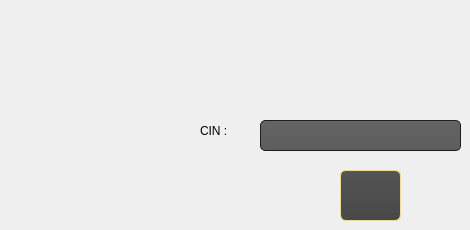
      <widget class="QWidget" name="tab_12">
       <attribute name="title">
        <string>Supprimer un employé</string>
       </attribute>
       <widget class="QLabel" name="label_CinSuppression">
        <property name="geometry">
         <rect>
          <x>200</x>
          <y>120</y>
          <width>111</width>
          <height>21</height>
         </rect>
        </property>
        <property name="text">
         <string>CIN :</string>
        </property>
       </widget>
       <widget class="QLineEdit" name="lineEdit_CinSuppression">
        <property name="geometry">
         <rect>
          <x>260</x>
          <y>120</y>
          <width>201</width>
          <height>31</height>
         </rect>
        </property>
        <property name="styleSheet">
         <string notr="true">QToolTip
{
     border: 1px solid black;
     background-color: #ffa02f;
     padding: 1px;
     border-radius: 3px;
     opacity: 100;
}

QWidget
{
    color: #b1b1b1;
    background-color: #323232;
}

QWidget:item:hover
{
    background-color: QLinearGradient( x1: 0, y1: 0, x2: 0, y2: 1, stop: 0 #ffa02f, stop: 1 #ca0619);
    color: #ffde59;
}

QWidget:item:selected
{
    background-color: QLinearGradient( x1: 0, y1: 0, x2: 0, y2: 1, stop: 0 #ffde59, stop: 1 #ffde59);
}

QMenuBar::item
{
    background: transparent;
}

QMenuBar::item:selected
{
    background: transparent;
    border: 1px solid #ffaa00;
}

QMenuBar::item:pressed
{
    background: #ffde59;
    border: 1px solid #000;
    background-color: QLinearGradient(
        x1:0, y1:0,
        x2:0, y2:1,
        stop:1 #212121,
        stop:0.4 #343434/*,
        stop:0.2 #343434,
        stop:0.1 #ffaa00*/
    );
    margin-bottom:-1px;
    padding-bottom:1px;
}

QMenu
{
    border: 1px solid #000;
}

QMenu::item
{
    padding: 2px 20px 2px 20px;
}

QMenu::item:selected
{
    color: #000000;
}

QWidget:disabled
{
    color: #404040;
    background-color: #323232;
}

QAbstractItemView
{
    background-color: QLinearGradient( x1: 0, y1: 0, x2: 0, y2: 1, stop: 0 #4d4d4d, stop: 0.1 #646464, stop: 1 #5d5d5d);
}

QWidget:focus
{
    /*border: 2px solid QLinearGradient( x1: 0, y1: 0, x2: 0, y2: 1, stop: 0 #ffa02f, stop: 1 #d7801a);*/
}

QLineEdit
{
    background-color: QLinearGradient( x1: 0, y1: 0, x2: 0, y2: 1, stop: 0 #4d4d4d, stop: 0 #646464, stop: 1 #5d5d5d);
    padding: 1px;
    border-style: solid;
    border: 1px solid #1e1e1e;
    border-radius: 5;
}

QPushButton
{
    color: #b1b1b1;
    background-color: QLinearGradient( x1: 0, y1: 0, x2: 0, y2: 1, stop: 0 #565656, stop: 0.1 #525252, stop: 0.5 #4e4e4e, stop: 0.9 #4a4a4a, stop: 1 #464646);
    border-width: 1px;
    border-color: #ffde59;
    border-style: solid;
    border-radius: 6;
    padding: 3px;
    font-size: 12px;
    padding-left: 5px;
    padding-right: 5px;
}

QPushButton:pressed
{
    background-color: QLinearGradient( x1: 0, y1: 0, x2: 0, y2: 1, stop: 0 #2d2d2d, stop: 0.1 #2b2b2b, stop: 0.5 #292929, stop: 0.9 #282828, stop: 1 #252525);
}

QComboBox
{
    selection-background-color: #ffaa00;
    background-color: QLinearGradient( x1: 0, y1: 0, x2: 0, y2: 1, stop: 0 #565656, stop: 0.1 #525252, stop: 0.5 #4e4e4e, stop: 0.9 #4a4a4a, stop: 1 #464646);
    border-style: solid;
    border: 1px solid #1e1e1e;
    border-radius: 5;
}

QComboBox:hover,QPushButton:hover
{
    border: 2px solid QLinearGradient( x1: 0, y1: 0, x2: 0, y2: 1, stop: 0 #ffa02f, stop: 1 #d7801a);
}


QComboBox:on
{
    padding-top: 3px;
    padding-left: 4px;
    background-color: QLinearGradient( x1: 0, y1: 0, x2: 0, y2: 1, stop: 0 #2d2d2d, stop: 0.1 #2b2b2b, stop: 0.5 #292929, stop: 0.9 #282828, stop: 1 #252525);
    selection-background-color: #ffaa00;
}

QComboBox QAbstractItemView
{
    border: 2px solid darkgray;
    selection-background-color: QLinearGradient( x1: 0, y1: 0, x2: 0, y2: 1, stop: 0 #ffa02f, stop: 1 #d7801a);
}

QComboBox::drop-down
{
     subcontrol-origin: padding;
     subcontrol-position: top right;
     width: 15px;

     border-left-width: 0px;
     border-left-color: darkgray;
     border-left-style: solid; /* just a single line */
     border-top-right-radius: 3px; /* same radius as the QComboBox */
     border-bottom-right-radius: 3px;
 }

QComboBox::down-arrow
{
     image: url(:/down_arrow.png);
}

QGroupBox:focus
{
border: 2px solid QLinearGradient( x1: 0, y1: 0, x2: 0, y2: 1, stop: 0 #ffa02f, stop: 1 #d7801a);
}

QTextEdit:focus
{
    border: 2px solid QLinearGradient( x1: 0, y1: 0, x2: 0, y2: 1, stop: 0 #ffa02f, stop: 1 #d7801a);
}

QScrollBar:horizontal {
     border: 1px solid #222222;
     background: QLinearGradient( x1: 0, y1: 0, x2: 0, y2: 1, stop: 0.0 #ffde59, stop: 0.2 #ffde59, stop: 1 #ffde59);
     height: 7px;
     margin: 0px 16px 0 16px;
}

QScrollBar::handle:horizontal
{
      background: QLinearGradient( x1: 0, y1: 0, x2: 1, y2: 0, stop: 0 #ffde59, stop: 0.5 #ffde59, stop: 1 #ffde59);
      min-height: 20px;
      border-radius: 2px;
}

QScrollBar::add-line:horizontal {
      border: 1px solid #1b1b19;
      border-radius: 2px;
      background: QLinearGradient( x1: 0, y1: 0, x2: 1, y2: 0, stop: 0 #ffde59, stop: 1 #ffde59);
      width: 14px;
      subcontrol-position: right;
      subcontrol-origin: margin;
}

QScrollBar::sub-line:horizontal {
      border: 1px solid #1b1b19;
      border-radius: 2px;
      background: QLinearGradient( x1: 0, y1: 0, x2: 1, y2: 0, stop: 0 #ffa02f, stop: 1 #d7801a);
      width: 14px;
     subcontrol-position: left;
     subcontrol-origin: margin;
}

QScrollBar::right-arrow:horizontal, QScrollBar::left-arrow:horizontal
{
      border: 1px solid black;
      width: 1px;
      height: 1px;
      background: white;
}

QScrollBar::add-page:horizontal, QScrollBar::sub-page:horizontal
{
      background: none;
}

QScrollBar:vertical
{
      background: QLinearGradient( x1: 0, y1: 0, x2: 1, y2: 0, stop: 0.0 #ffde59, stop: 0.2 #282828, stop: 1 #484848);
      width: 7px;
      margin: 16px 0 16px 0;
      border: 1px solid #222222;
}

QScrollBar::handle:vertical
{
      background: QLinearGradient( x1: 0, y1: 0, x2: 0, y2: 1, stop: 0 #ffde59, stop: 0.5 #d7801a, stop: 1 #ffde59);
      min-height: 20px;
      border-radius: 2px;
}

QScrollBar::add-line:vertical
{
      border: 1px solid #1b1b19;
      border-radius: 2px;
      background: QLinearGradient( x1: 0, y1: 0, x2: 0, y2: 1, stop: 0 #ffde59, stop: 1 #ffde59);
      height: 14px;
      subcontrol-position: bottom;
      subcontrol-origin: margin;
}

QScrollBar::sub-line:vertical
{
      border: 1px solid #1b1b19;
      border-radius: 2px;
      background: QLinearGradient( x1: 0, y1: 0, x2: 0, y2: 1, stop: 0 #ffde59, stop: 1 #ffde59);
      height: 14px;
      subcontrol-position: top;
      subcontrol-origin: margin;
}

QScrollBar::up-arrow:vertical, QScrollBar::down-arrow:vertical
{
      border: 1px solid black;
      width: 1px;
      height: 1px;
      background: white;
}


QScrollBar::add-page:vertical, QScrollBar::sub-page:vertical
{
      background: none;
}

QTextEdit
{
    background-color: #242424;
}

QPlainTextEdit
{
    background-color: #242424;
}

QHeaderView::section
{
    background-color: QLinearGradient(x1:0, y1:0, x2:0, y2:1, stop:0 #616161, stop: 0.5 #505050, stop: 0.6 #434343, stop:1 #656565);
    color: white;
    padding-left: 4px;
    border: 1px solid #6c6c6c;
}

QCheckBox:disabled
{
color: #414141;
}

QDockWidget::title
{
    text-align: center;
    spacing: 3px; /* spacing between items in the tool bar */
    background-color: QLinearGradient(x1:0, y1:0, x2:0, y2:1, stop:0 #323232, stop: 0.5 #242424, stop:1 #323232);
}

QDockWidget::close-button, QDockWidget::float-button
{
    text-align: center;
    spacing: 1px; /* spacing between items in the tool bar */
    background-color: QLinearGradient(x1:0, y1:0, x2:0, y2:1, stop:0 #323232, stop: 0.5 #242424, stop:1 #323232);
}

QDockWidget::close-button:hover, QDockWidget::float-button:hover
{
    background: #242424;
}

QDockWidget::close-button:pressed, QDockWidget::float-button:pressed
{
    padding: 1px -1px -1px 1px;
}

QMainWindow::separator
{
    background-color: QLinearGradient(x1:0, y1:0, x2:0, y2:1, stop:0 #161616, stop: 0.5 #151515, stop: 0.6 #212121, stop:1 #343434);
    color: white;
    padding-left: 4px;
    border: 1px solid #4c4c4c;
    spacing: 3px; /* spacing between items in the tool bar */
}

QMainWindow::separator:hover
{

    background-color: QLinearGradient(x1:0, y1:0, x2:0, y2:1, stop:0 #d7801a, stop:0.5 #b56c17 stop:1 #ffa02f);
    color: white;
    padding-left: 4px;
    border: 1px solid #6c6c6c;
    spacing: 3px; /* spacing between items in the tool bar */
}

QToolBar::handle
{
     spacing: 3px; /* spacing between items in the tool bar */
     background: url(:/images/handle.png);
}

QMenu::separator
{
    height: 2px;
    background-color: QLinearGradient(x1:0, y1:0, x2:0, y2:1, stop:0 #161616, stop: 0.5 #151515, stop: 0.6 #212121, stop:1 #343434);
    color: white;
    padding-left: 4px;
    margin-left: 10px;
    margin-right: 5px;
}

QProgressBar
{
    border: 2px solid grey;
    border-radius: 5px;
    text-align: center;
}

QProgressBar::chunk
{
    background-color: #ffde59;
    width: 2.15px;
    margin: 0.5px;
}

QTabBar::tab {
    color: #ffde59;
    border: 1px solid #444;
    border-bottom-style: none;
    background-color: #323232;
    padding-left: 10px;
    padding-right: 10px;
    padding-top: 3px;
    padding-bottom: 2px;
    margin-right: -1px;
}

QTabWidget::pane {
    border: 1px solid #444;
    top: 1px;
}

QTabBar::tab:last
{
    margin-right: 0; /* the last selected tab has nothing to overlap with on the right */
    border-top-right-radius: 3px;
}

QTabBar::tab:first:!selected
{
 margin-left: 0px; /* the last selected tab has nothing to overlap with on the right */


    border-top-left-radius: 3px;
}

QTabBar::tab:!selected
{
    color: #b1b1b1;
    border-bottom-style: solid;
    margin-top: 3px;
    background-color: QLinearGradient(x1:0, y1:0, x2:0, y2:1, stop:1 #212121, stop:.4 #343434);
}

QTabBar::tab:selected
{
    border-top-left-radius: 3px;
    border-top-right-radius: 3px;
    margin-bottom: 0px;
}

QTabBar::tab:!selected:hover
{
    /*border-top: 2px solid #ffaa00;
    padding-bottom: 3px;*/
    border-top-left-radius: 3px;
    border-top-right-radius: 3px;
    background-color: QLinearGradient(x1:0, y1:0, x2:0, y2:1, stop:1 #212121, stop:0.4 #343434, stop:0.2 #343434, stop:0.1 #ffaa00);
}

QRadioButton::indicator:checked, QRadioButton::indicator:unchecked{
    color: #b1b1b1;
    background-color: #323232;
    border: 1px solid #b1b1b1;
    border-radius: 6px;
}

QRadioButton::indicator:checked
{
    background-color: qradialgradient(
        cx: 0.5, cy: 0.5,
        fx: 0.5, fy: 0.5,
        radius: 1.0,
        stop: 0.25 #ffaa00,
        stop: 0.3 #323232
    );
}

QCheckBox::indicator{
    color: #b1b1b1;
    background-color: #323232;
    border: 1px solid #b1b1b1;
    width: 9px;
    height: 9px;
}

QRadioButton::indicator
{
    border-radius: 6px;
}

QRadioButton::indicator:hover, QCheckBox::indicator:hover
{
    border: 1px solid #ffaa00;
}

QCheckBox::indicator:checked
{
    image:url(:/images/checkbox.png);
}

QCheckBox::indicator:disabled, QRadioButton::indicator:disabled
{
    border: 1px solid #444;
}</string>
        </property>
       </widget>
       <widget class="QPushButton" name="pushButton_SupprimerEmploye">
        <property name="geometry">
         <rect>
          <x>340</x>
          <y>170</y>
          <width>61</width>
          <height>51</height>
         </rect>
        </property>
        <property name="styleSheet">
         <string notr="true">QToolTip
{
     border: 1px solid black;
     background-color: #ffa02f;
     padding: 1px;
     border-radius: 3px;
     opacity: 100;
}

QWidget
{
    color: #b1b1b1;
    background-color: #323232;
}

QWidget:item:hover
{
    background-color: QLinearGradient( x1: 0, y1: 0, x2: 0, y2: 1, stop: 0 #ffa02f, stop: 1 #ca0619);
    color: #ffde59;
}

QWidget:item:selected
{
    background-color: QLinearGradient( x1: 0, y1: 0, x2: 0, y2: 1, stop: 0 #ffde59, stop: 1 #ffde59);
}

QMenuBar::item
{
    background: transparent;
}

QMenuBar::item:selected
{
    background: transparent;
    border: 1px solid #ffaa00;
}

QMenuBar::item:pressed
{
    background: #ffde59;
    border: 1px solid #000;
    background-color: QLinearGradient(
        x1:0, y1:0,
        x2:0, y2:1,
        stop:1 #212121,
        stop:0.4 #343434/*,
        stop:0.2 #343434,
        stop:0.1 #ffaa00*/
    );
    margin-bottom:-1px;
    padding-bottom:1px;
}

QMenu
{
    border: 1px solid #000;
}

QMenu::item
{
    padding: 2px 20px 2px 20px;
}

QMenu::item:selected
{
    color: #000000;
}

QWidget:disabled
{
    color: #404040;
    background-color: #323232;
}

QAbstractItemView
{
    background-color: QLinearGradient( x1: 0, y1: 0, x2: 0, y2: 1, stop: 0 #4d4d4d, stop: 0.1 #646464, stop: 1 #5d5d5d);
}

QWidget:focus
{
    /*border: 2px solid QLinearGradient( x1: 0, y1: 0, x2: 0, y2: 1, stop: 0 #ffa02f, stop: 1 #d7801a);*/
}

QLineEdit
{
    background-color: QLinearGradient( x1: 0, y1: 0, x2: 0, y2: 1, stop: 0 #4d4d4d, stop: 0 #646464, stop: 1 #5d5d5d);
    padding: 1px;
    border-style: solid;
    border: 1px solid #1e1e1e;
    border-radius: 5;
}

QPushButton
{
    color: #b1b1b1;
    background-color: QLinearGradient( x1: 0, y1: 0, x2: 0, y2: 1, stop: 0 #565656, stop: 0.1 #525252, stop: 0.5 #4e4e4e, stop: 0.9 #4a4a4a, stop: 1 #464646);
    border-width: 1px;
    border-color: #ffde59;
    border-style: solid;
    border-radius: 6;
    padding: 3px;
    font-size: 12px;
    padding-left: 5px;
    padding-right: 5px;
}

QPushButton:pressed
{
    background-color: QLinearGradient( x1: 0, y1: 0, x2: 0, y2: 1, stop: 0 #2d2d2d, stop: 0.1 #2b2b2b, stop: 0.5 #292929, stop: 0.9 #282828, stop: 1 #252525);
}

QComboBox
{
    selection-background-color: #ffaa00;
    background-color: QLinearGradient( x1: 0, y1: 0, x2: 0, y2: 1, stop: 0 #565656, stop: 0.1 #525252, stop: 0.5 #4e4e4e, stop: 0.9 #4a4a4a, stop: 1 #464646);
    border-style: solid;
    border: 1px solid #1e1e1e;
    border-radius: 5;
}

QComboBox:hover,QPushButton:hover
{
    border: 2px solid QLinearGradient( x1: 0, y1: 0, x2: 0, y2: 1, stop: 0 #ffa02f, stop: 1 #d7801a);
}


QComboBox:on
{
    padding-top: 3px;
    padding-left: 4px;
    background-color: QLinearGradient( x1: 0, y1: 0, x2: 0, y2: 1, stop: 0 #2d2d2d, stop: 0.1 #2b2b2b, stop: 0.5 #292929, stop: 0.9 #282828, stop: 1 #252525);
    selection-background-color: #ffaa00;
}

QComboBox QAbstractItemView
{
    border: 2px solid darkgray;
    selection-background-color: QLinearGradient( x1: 0, y1: 0, x2: 0, y2: 1, stop: 0 #ffa02f, stop: 1 #d7801a);
}

QComboBox::drop-down
{
     subcontrol-origin: padding;
     subcontrol-position: top right;
     width: 15px;

     border-left-width: 0px;
     border-left-color: darkgray;
     border-left-style: solid; /* just a single line */
     border-top-right-radius: 3px; /* same radius as the QComboBox */
     border-bottom-right-radius: 3px;
 }

QComboBox::down-arrow
{
     image: url(:/down_arrow.png);
}

QGroupBox:focus
{
border: 2px solid QLinearGradient( x1: 0, y1: 0, x2: 0, y2: 1, stop: 0 #ffa02f, stop: 1 #d7801a);
}

QTextEdit:focus
{
    border: 2px solid QLinearGradient( x1: 0, y1: 0, x2: 0, y2: 1, stop: 0 #ffa02f, stop: 1 #d7801a);
}

QScrollBar:horizontal {
     border: 1px solid #222222;
     background: QLinearGradient( x1: 0, y1: 0, x2: 0, y2: 1, stop: 0.0 #ffde59, stop: 0.2 #ffde59, stop: 1 #ffde59);
     height: 7px;
     margin: 0px 16px 0 16px;
}

QScrollBar::handle:horizontal
{
      background: QLinearGradient( x1: 0, y1: 0, x2: 1, y2: 0, stop: 0 #ffde59, stop: 0.5 #ffde59, stop: 1 #ffde59);
      min-height: 20px;
      border-radius: 2px;
}

QScrollBar::add-line:horizontal {
      border: 1px solid #1b1b19;
      border-radius: 2px;
      background: QLinearGradient( x1: 0, y1: 0, x2: 1, y2: 0, stop: 0 #ffde59, stop: 1 #ffde59);
      width: 14px;
      subcontrol-position: right;
      subcontrol-origin: margin;
}

QScrollBar::sub-line:horizontal {
      border: 1px solid #1b1b19;
      border-radius: 2px;
      background: QLinearGradient( x1: 0, y1: 0, x2: 1, y2: 0, stop: 0 #ffa02f, stop: 1 #d7801a);
      width: 14px;
     subcontrol-position: left;
     subcontrol-origin: margin;
}

QScrollBar::right-arrow:horizontal, QScrollBar::left-arrow:horizontal
{
      border: 1px solid black;
      width: 1px;
      height: 1px;
      background: white;
}

QScrollBar::add-page:horizontal, QScrollBar::sub-page:horizontal
{
      background: none;
}

QScrollBar:vertical
{
      background: QLinearGradient( x1: 0, y1: 0, x2: 1, y2: 0, stop: 0.0 #ffde59, stop: 0.2 #282828, stop: 1 #484848);
      width: 7px;
      margin: 16px 0 16px 0;
      border: 1px solid #222222;
}

QScrollBar::handle:vertical
{
      background: QLinearGradient( x1: 0, y1: 0, x2: 0, y2: 1, stop: 0 #ffde59, stop: 0.5 #d7801a, stop: 1 #ffde59);
      min-height: 20px;
      border-radius: 2px;
}

QScrollBar::add-line:vertical
{
      border: 1px solid #1b1b19;
      border-radius: 2px;
      background: QLinearGradient( x1: 0, y1: 0, x2: 0, y2: 1, stop: 0 #ffde59, stop: 1 #ffde59);
      height: 14px;
      subcontrol-position: bottom;
      subcontrol-origin: margin;
}

QScrollBar::sub-line:vertical
{
      border: 1px solid #1b1b19;
      border-radius: 2px;
      background: QLinearGradient( x1: 0, y1: 0, x2: 0, y2: 1, stop: 0 #ffde59, stop: 1 #ffde59);
      height: 14px;
      subcontrol-position: top;
      subcontrol-origin: margin;
}

QScrollBar::up-arrow:vertical, QScrollBar::down-arrow:vertical
{
      border: 1px solid black;
      width: 1px;
      height: 1px;
      background: white;
}


QScrollBar::add-page:vertical, QScrollBar::sub-page:vertical
{
      background: none;
}

QTextEdit
{
    background-color: #242424;
}

QPlainTextEdit
{
    background-color: #242424;
}

QHeaderView::section
{
    background-color: QLinearGradient(x1:0, y1:0, x2:0, y2:1, stop:0 #616161, stop: 0.5 #505050, stop: 0.6 #434343, stop:1 #656565);
    color: white;
    padding-left: 4px;
    border: 1px solid #6c6c6c;
}

QCheckBox:disabled
{
color: #414141;
}

QDockWidget::title
{
    text-align: center;
    spacing: 3px; /* spacing between items in the tool bar */
    background-color: QLinearGradient(x1:0, y1:0, x2:0, y2:1, stop:0 #323232, stop: 0.5 #242424, stop:1 #323232);
}

QDockWidget::close-button, QDockWidget::float-button
{
    text-align: center;
    spacing: 1px; /* spacing between items in the tool bar */
    background-color: QLinearGradient(x1:0, y1:0, x2:0, y2:1, stop:0 #323232, stop: 0.5 #242424, stop:1 #323232);
}

QDockWidget::close-button:hover, QDockWidget::float-button:hover
{
    background: #242424;
}

QDockWidget::close-button:pressed, QDockWidget::float-button:pressed
{
    padding: 1px -1px -1px 1px;
}

QMainWindow::separator
{
    background-color: QLinearGradient(x1:0, y1:0, x2:0, y2:1, stop:0 #161616, stop: 0.5 #151515, stop: 0.6 #212121, stop:1 #343434);
    color: white;
    padding-left: 4px;
    border: 1px solid #4c4c4c;
    spacing: 3px; /* spacing between items in the tool bar */
}

QMainWindow::separator:hover
{

    background-color: QLinearGradient(x1:0, y1:0, x2:0, y2:1, stop:0 #d7801a, stop:0.5 #b56c17 stop:1 #ffa02f);
    color: white;
    padding-left: 4px;
    border: 1px solid #6c6c6c;
    spacing: 3px; /* spacing between items in the tool bar */
}

QToolBar::handle
{
     spacing: 3px; /* spacing between items in the tool bar */
     background: url(:/images/handle.png);
}

QMenu::separator
{
    height: 2px;
    background-color: QLinearGradient(x1:0, y1:0, x2:0, y2:1, stop:0 #161616, stop: 0.5 #151515, stop: 0.6 #212121, stop:1 #343434);
    color: white;
    padding-left: 4px;
    margin-left: 10px;
    margin-right: 5px;
}

QProgressBar
{
    border: 2px solid grey;
    border-radius: 5px;
    text-align: center;
}

QProgressBar::chunk
{
    background-color: #ffde59;
    width: 2.15px;
    margin: 0.5px;
}

QTabBar::tab {
    color: #ffde59;
    border: 1px solid #444;
    border-bottom-style: none;
    background-color: #323232;
    padding-left: 10px;
    padding-right: 10px;
    padding-top: 3px;
    padding-bottom: 2px;
    margin-right: -1px;
}

QTabWidget::pane {
    border: 1px solid #444;
    top: 1px;
}

QTabBar::tab:last
{
    margin-right: 0; /* the last selected tab has nothing to overlap with on the right */
    border-top-right-radius: 3px;
}

QTabBar::tab:first:!selected
{
 margin-left: 0px; /* the last selected tab has nothing to overlap with on the right */


    border-top-left-radius: 3px;
}

QTabBar::tab:!selected
{
    color: #b1b1b1;
    border-bottom-style: solid;
    margin-top: 3px;
    background-color: QLinearGradient(x1:0, y1:0, x2:0, y2:1, stop:1 #212121, stop:.4 #343434);
}

QTabBar::tab:selected
{
    border-top-left-radius: 3px;
    border-top-right-radius: 3px;
    margin-bottom: 0px;
}

QTabBar::tab:!selected:hover
{
    /*border-top: 2px solid #ffaa00;
    padding-bottom: 3px;*/
    border-top-left-radius: 3px;
    border-top-right-radius: 3px;
    background-color: QLinearGradient(x1:0, y1:0, x2:0, y2:1, stop:1 #212121, stop:0.4 #343434, stop:0.2 #343434, stop:0.1 #ffaa00);
}

QRadioButton::indicator:checked, QRadioButton::indicator:unchecked{
    color: #b1b1b1;
    background-color: #323232;
    border: 1px solid #b1b1b1;
    border-radius: 6px;
}

QRadioButton::indicator:checked
{
    background-color: qradialgradient(
        cx: 0.5, cy: 0.5,
        fx: 0.5, fy: 0.5,
        radius: 1.0,
        stop: 0.25 #ffaa00,
        stop: 0.3 #323232
    );
}

QCheckBox::indicator{
    color: #b1b1b1;
    background-color: #323232;
    border: 1px solid #b1b1b1;
    width: 9px;
    height: 9px;
}

QRadioButton::indicator
{
    border-radius: 6px;
}

QRadioButton::indicator:hover, QCheckBox::indicator:hover
{
    border: 1px solid #ffaa00;
}

QCheckBox::indicator:checked
{
    image:url(:/images/checkbox.png);
}

QCheckBox::indicator:disabled, QRadioButton::indicator:disabled
{
    border: 1px solid #444;
}
</string>
        </property>
        <property name="text">
         <string/>
        </property>
        <property name="icon">
         <iconset>
          <normaloff>../C/image/1.png</normaloff>../C/image/1.png</iconset>
        </property>
        <property name="iconSize">
         <size>
          <width>60</width>
          <height>60</height>
         </size>
        </property>
       </widget>
      </widget>
